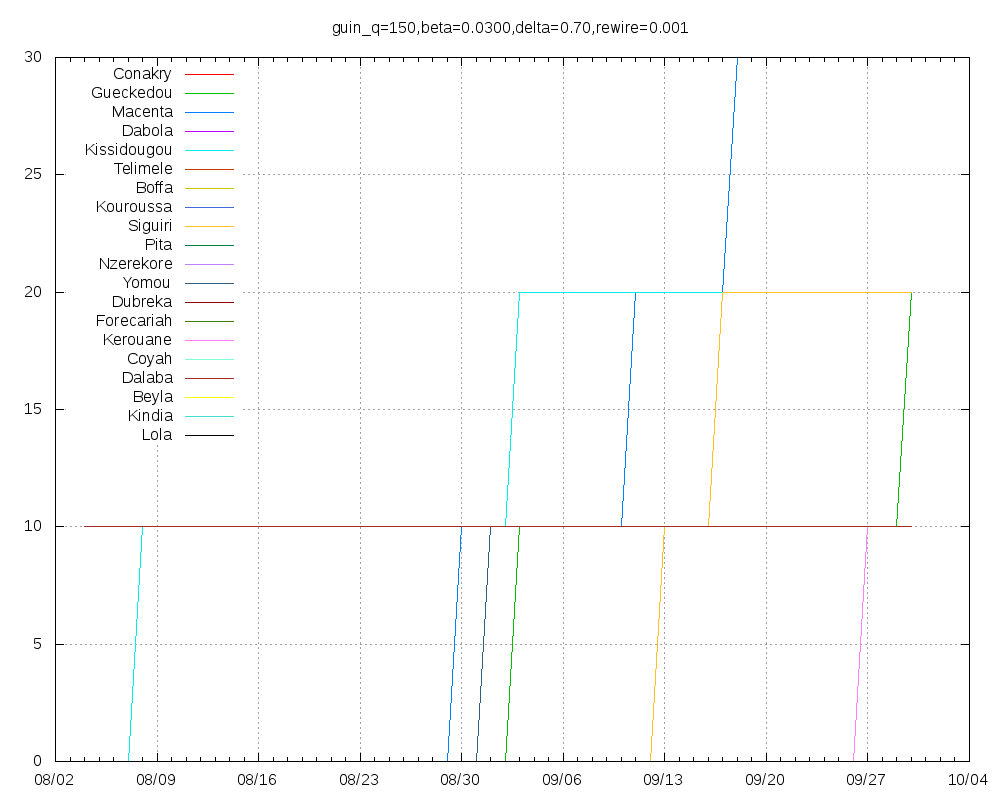

The gnuplot source for this figure:
set title "guin_q=150,beta=0.0300,delta=0.70,rewire=0.001"
set key top left
set grid
set xdata time
set timefmt "%Y-%m-%d"
set terminal png size 1000,800
set output "guin_q=150,beta=0.0300,delta=0.70,rewire=0.001.png"
plot "Conakry.tab" using 1:2 title "Conakry" with lines,"Gueckedou.tab" using 1:2 title "Gueckedou" with lines,"Macenta.tab" using 1:2 title "Macenta" with lines,"Dabola.tab" using 1:2 title "Dabola" with lines,"Kissidougou.tab" using 1:2 title "Kissidougou" with lines,"Telimele.tab" using 1:2 title "Telimele" with lines,"Boffa.tab" using 1:2 title "Boffa" with lines,"Kouroussa.tab" using 1:2 title "Kouroussa" with lines,"Siguiri.tab" using 1:2 title "Siguiri" with lines,"Pita.tab" using 1:2 title "Pita" with lines,"Nzerekore.tab" using 1:2 title "Nzerekore" with lines,"Yomou.tab" using 1:2 title "Yomou" with lines,"Dubreka.tab" using 1:2 title "Dubreka" with lines,"Forecariah.tab" using 1:2 title "Forecariah" with lines,"Kerouane.tab" using 1:2 title "Kerouane" with lines,"Coyah.tab" using 1:2 title "Coyah" with lines,"Dalaba.tab" using 1:2 title "Dalaba" with lines,"Beyla.tab" using 1:2 title "Beyla" with lines,"Kindia.tab" using 1:2 title "Kindia" with lines,"Lola.tab" using 1:2 title "Lola" with lines
